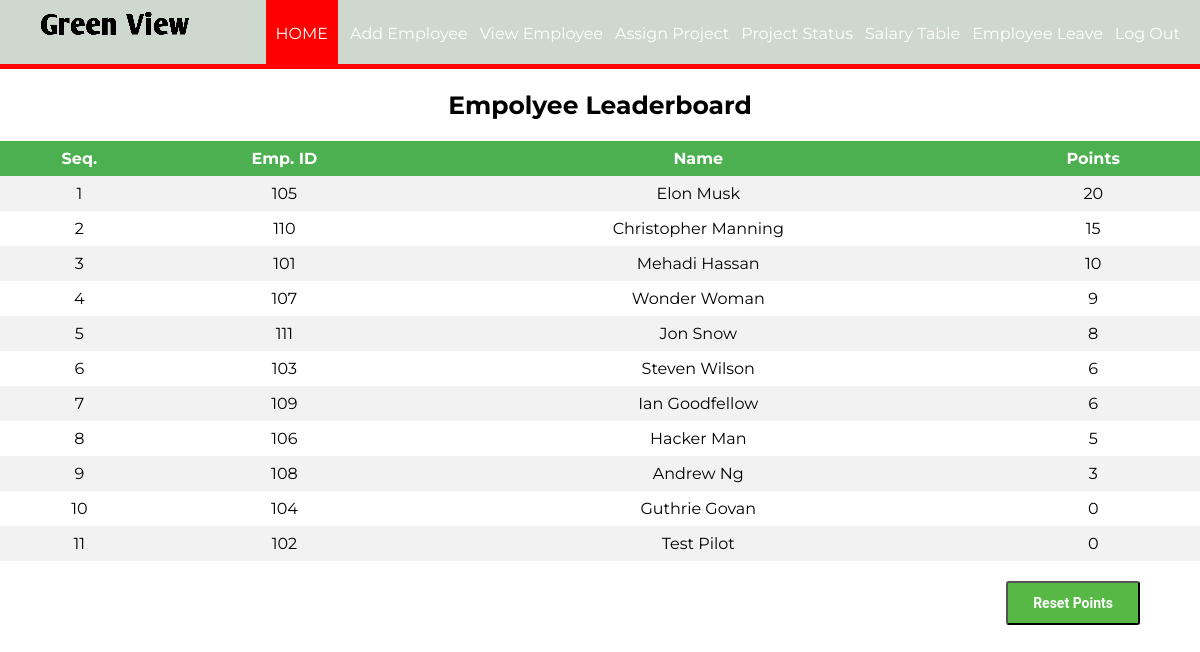
The page /aloginwel.php on the database its author committed.
### tables this page shows
CREATE TABLE `rank` (
  `eid` int(11) NOT NULL,
  `points` int(11) DEFAULT 0
);

CREATE TABLE `employee` (
  `id` int(11) NOT NULL,
  `firstName` varchar(100) NOT NULL,
  `lastName` varchar(100) NOT NULL,
  `email` varchar(100) NOT NULL,
  `password` text NOT NULL,
  `birthday` date NOT NULL,
  `gender` varchar(10) NOT NULL,
  `contact` varchar(20) NOT NULL,
  `nid` int(20) NOT NULL,
  `address` varchar(100) DEFAULT NULL,
  `dept` varchar(100) NOT NULL,
  `degree` varchar(100) NOT NULL,
  `pic` text NOT NULL
);

### aloginwel.php (the view, shortened to what this page needs)
<?php
require_once ('process/dbh.php');
$sql = "SELECT id, firstName, lastName,  points FROM employee, rank WHERE rank.eid = employee.id order by rank.points desc";
$result = mysqli_query($conn, $sql);
?>
<html>
<head>
	<link rel="stylesheet" type="text/css" href="styleemplogin.css">
</head>
<body>
	<header>
		<nav>
			<h1><img src="./assets/logo-img.png" alt="logo" srcset=""></h1>
			<ul id="navli">
				<li><a class="homered" href="aloginwel.php">HOME</a></li>
				<li><a class="homeblack" href="addemp.php">Add Employee</a></li>
				<li><a class="homeblack" href="viewemp.php">View Employee</a></li>
				<li><a class="homeblack" href="assign.php">Assign Project</a></li>
				<li><a class="homeblack" href="assignproject.php">Project Status</a></li>
				<li><a class="homeblack" href="salaryemp.php">Salary Table</a></li>
				<li><a class="homeblack" href="empleave.php">Employee Leave</a></li>
				<li><a class="homeblack" href="alogin.html">Log Out</a></li>
			</ul>
		</nav>
	</header>
	<div class="divider"></div>
	<div id="divimg">
		<h2 style="font-family: 'Montserrat', sans-serif; font-size: 25px; text-align: center;">Empolyee Leaderboard </h2>
    	<table>
			<tr bgcolor="#000">
				<th align = "center">Seq.</th>
				<th align = "center">Emp. ID</th>
				<th align = "center">Name</th>
				<th align = "center">Points</th>
			</tr>
			<?php
				$seq = 1;
				while ($employee = mysqli_fetch_assoc($result)) {
					echo "<tr>";
					echo "<td>".$seq."</td>";
					echo "<td>".$employee['id']."</td>";
					echo "<td>".$employee['firstName']." ".$employee['lastName']."</td>";
					echo "<td>".$employee['points']."</td>";
					$seq+=1;
				}
			?>
		</table>
		<div class="p-t-20">
			<button class="btn btn--radius btn--green" type="submit" style="float: right; margin-right: 60px"><a href="reset.php" style="text-decoration: none; color: white"> Reset Points</button>
		</div>
	</div>
</body>
</html>

### styleemplogin.css (style rules this page uses)
body { margin: 0px; }
header { background:#cfd8cf !important; color: white; padding: 8px 20px 6px 40px; height: 50px; }
header h1 { display: inline; font-family: 'Lobster', cursive; font-weight: 400; font-size: 32px; float: left; margin-top: 0px; margin-right: 10px; }
nav ul { display: inline; padding: 0px; float: right; }
nav ul li { display: inline-block; list-style-type: none; color: white; float: left; margin-left: 12px; }
nav ul li a { color: white; text-decoration: none; }
#navli { font-family: 'Montserrat', sans-serif; }
.homered { background-color: red; padding: 30px 10px 22px 10px; }
.divider { background-color: red; height: 5px; }
table { margin: 0px; border-collapse: collapse; width: 100%; font-family: 'Montserrat', sans-serif; }
th, td { text-align: center; padding: 8px; }
tr:nth-child(even) { background-color: #f2f2f2 }
th { background-color: #4CAF50; color: white; }
.p-t-20 { padding-top: 20px; }
.btn { line-height: 40px; display: inline-block; padding: 0 25px; cursor: pointer; font-family: "Roboto", "Arial", "Helvetica Neue", sans-serif; color: #fff; -webkit-transition: all 0.4s ease; -o-transition: all 0.4s ease; -moz-transition: all 0.4s ease; transition: all 0.4s ease; font-size: 14px; font-weight: 700; }
.btn--radius { -webkit-border-radius: 3px; -moz-border-radius: 3px; border-radius: 3px; }
.btn--green { background: #57b846; }

### rows shown on the page
rank: eid "105", eid.firstName "Elon", eid.lastName "Musk", points "20"
rank: eid "110", eid.firstName "Christopher", eid.lastName "Manning", points "15"
rank: eid "101", eid.firstName "Mehadi", eid.lastName "Hassan", points "10"
rank: eid "107", eid.firstName "Wonder", eid.lastName "Woman", points "9"
rank: eid "111", eid.firstName "Jon", eid.lastName "Snow", points "8"
rank: eid "103", eid.firstName "Steven", eid.lastName "Wilson", points "6"
rank: eid "109", eid.firstName "Ian", eid.lastName "Goodfellow", points "6"
rank: eid "106", eid.firstName "Hacker", eid.lastName "Man", points "5"
rank: eid "108", eid.firstName "Andrew", eid.lastName "Ng", points "3"
rank: eid "104", eid.firstName "Guthrie", eid.lastName "Govan", points "0"
rank: eid "102", eid.firstName "Test", eid.lastName "Pilot", points "0"
